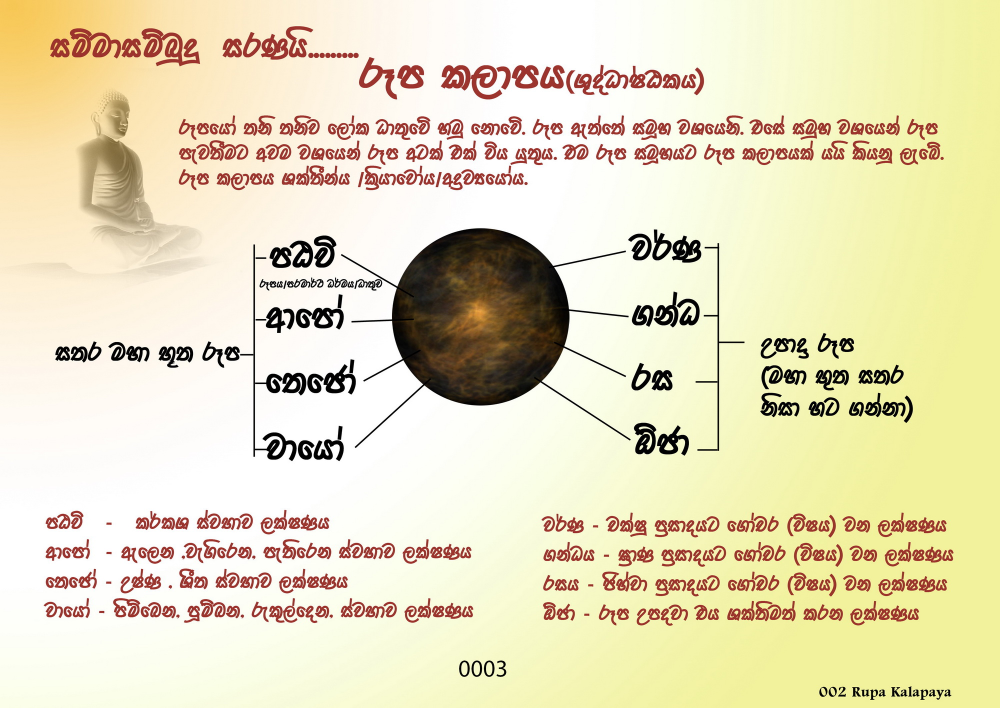
#> input picture Nivan_Maga_Udesa/docs/combined_notes/0002 Par Lo.jpg, 2000 x 1415 px, found by its file name (shown at 1/2 size); its folder holds 4 pictures in this run
$ python create_thumbnails.py
#> lines starting #> are read from the running program, lines starting #| are printed output that depends on the picture
from PIL import Image
import os

# Set the desired width for the resized images
width = 300

# Set the path to the folder containing the images
folder_path = './Nivan_Maga_Udesa/docs/combined_notes'

# Loop through all the files in the folder
for filename in os.listdir(folder_path):
    # Check if the file is an image
    if filename.endswith('.jpg') or filename.endswith('.png') or filename.endswith('.jpeg'):
        # Open the image file
        with Image.open(os.path.join(folder_path, filename)) as img:
            # Calculate the height of the resized image to maintain aspect ratio
#> img is the input picture: PIL image 2000x1415 RGB; mean R, G, B 230.6, 222, 189
            height = int((float(img.size[1]) * float(width / float(img.size[0]))))
#> height = 212
            # Resize the image
            img = img.resize((width, height))
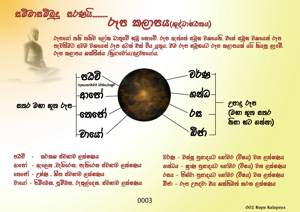
#> img: PIL image 300x212 RGB; mean R, G, B 230.6, 221.8, 189
#> pass 3 of the loop `for filename in os.listdir(folder_path):`:
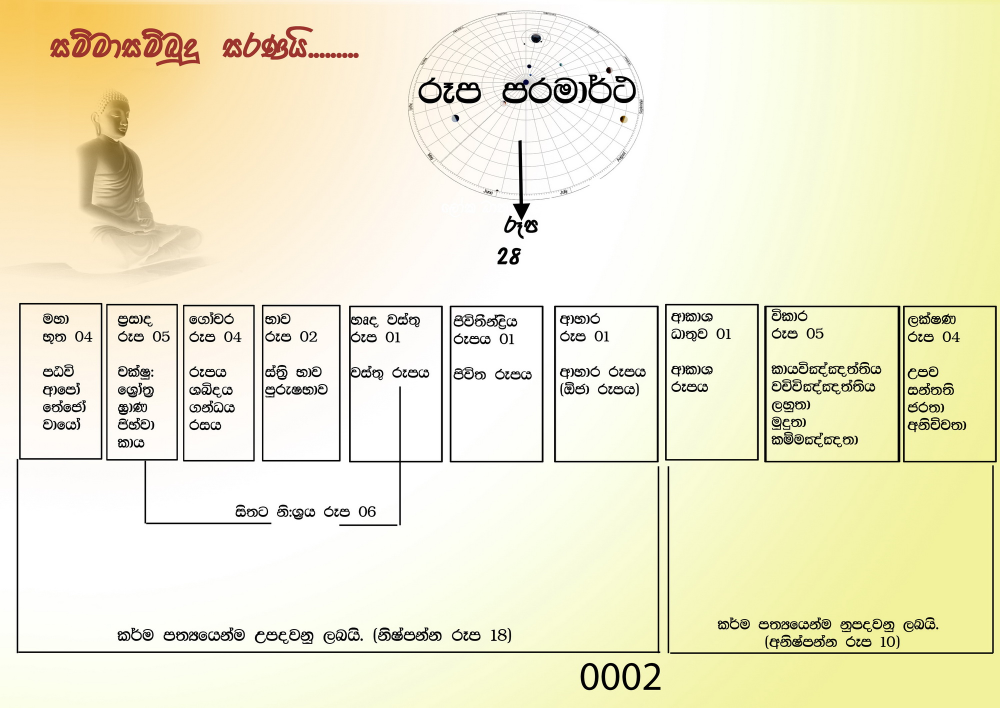
#> input picture Nivan_Maga_Udesa/docs/combined_notes/0002 රූප පරමාර්ථ.jpg, 2000 x 1415 px, found by its file name (shown at 1/2 size)
#> img is the input picture: PIL image 2000x1415 RGB; mean R, G, B 238.7, 235.1, 205.9
#> `img = img.resize((width, height))`:
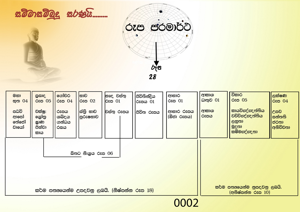
#> img: PIL image 300x212 RGB; mean R, G, B 238.6, 235, 205.8
#> the loop made 4 passes; the first 3 are shown
            # Save the resized image with a new filename
            #img.save(os.path.join(folder_path+'/'+'thumbnails', f'{filename[:-4]}_resized.jpg'))
            img.save(os.path.join(folder_path+'/'+'thumbnails', f'{filename}'))
